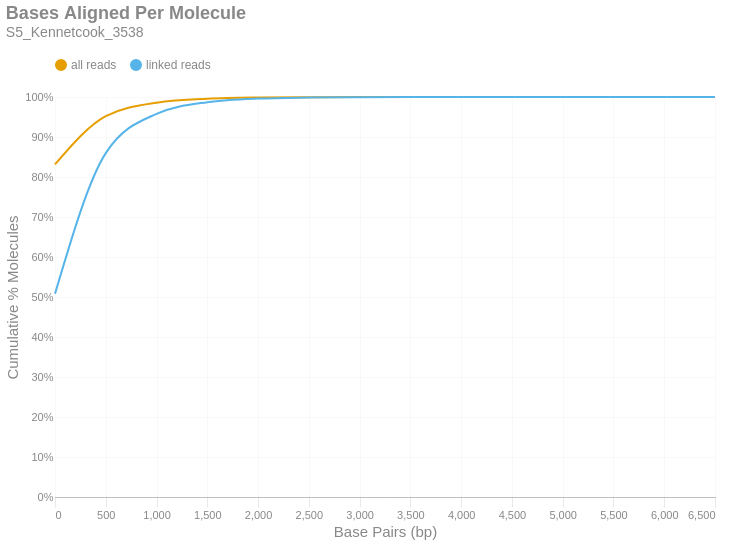

The code cell stored with this chart in its notebook:
### Markdown cell above
### Bases Aligned Per Molecule
This is a cumulative frequency distribution showing the number of base pairs aligned per unique molecule. These data are shown in 500 bp bins. There are two distributions: one with `all reads` (yellow) and another with only `linked reads` (blue). The percent of molecules in the `linked reads` distribution is relative to the total number of linked molecules.

### Code cell
if SKIPLR:
    print_html(f"Skipped")
else:
    binned_df = consolidated_hist(valids['aligned_bp'], mask, 500, True)
    with SafeRender(binned_df):
        (
            density_plot(binned_df, 'Bases Aligned Per Molecule', samplename, 'basesper')
            .encode(
                x=alt.X('bin:Q', title="Base Pairs (bp)").axis(tickMinStep=500).scale(padding=0),
                y=alt.Y('value:Q', title='Cumulative % Molecules')
                    .axis(format='%')
                    .scale(domain = [0,1])
                    .stack(False),
                color=alt.Color("key:N").scale(domain = ["all reads", "linked reads"]),
                tooltip = [
                    alt.Tooltip("key:N", title = "Data Type"),
                    alt.Tooltip("range_label:N", title="Bases Aligned Per Molecule"),
                    alt.Tooltip("value:Q", format = ".2%", title="% Molecules (Cum.)")
                ]
            )
        ).display()

### Figure 1 — Vega-Lite specification as saved in the notebook (floating-point values rounded to 4 significant figures)
{"width": "container", "height": 400, "config": {"title": {"anchor": "start", "dy": -15, "fontSize": 18, "color": "#888888", "subtitleColor": "#888888", "subtitleFontSize": 14}, "arc": {"fill": "#0072B2"}, "axis": {"domainColor": "#888888", "domainWidth": 0.5, "gridWidth": 0.2, "grid": false, "titleFontWeight": 400, "titleFontSize": 15, "labelFontSize": 11, "labelColor": "#888888", "tickColor": "#888888", "tickWidth": 0.2, "titleColor": "#888888"}, "axisBand": {"grid": false}, "axisX": {"grid": true, "tickSize": 10, "domainCap": "round"}, "axisY": {"domain": false, "grid": true, "tickSize": 0, "domainCap": "round"}, "background": "transparent", "header": {"labelFontSize": 15, "labelColor": "#888888", "titleFontSize": 15, "titleFontWeight": 600, "titleColor": "#888888"}, "legend": {"labelFont": "sans-serif", "labelFontSize": 12, "labelColor": "#888888", "symbolSize": 100, "symbolType": "circle", "titleFontSize": 12, "titlePadding": 10, "titleColor": "#888888", "title": null, "orient": "top"}, "range": {"category": ["#E69F00", "#56B4E9", "#009E73", "#F0E442", "#0072B2", "#D55E00", "#CC79A7", "#000000"], "diverging": ["#cfe8f3", "#a2d4ec", "#73bfe2", "#46abdb", "#1696d2", "#12719e"]}, "area": {"fill": "#0072B2", "fillOpacity": 0.7, "line": true, "strokeOpacity": 0.7}, "line": {"color": "#0072B2", "stroke": "#0072B2", "strokeWidth": 2}, "trail": {"color": "#0072B2", "stroke": "#0072B2", "strokeWidth": 0, "size": 1}, "point": {"filled": true, "fillOpacity": 1.0, "size": 95}, "text": {"color": "#888888", "fontSize": 11, "align": "right", "fontWeight": 400, "size": 11}, "bar": {"fill": "#0072B2", "stroke": null}, "view": {"stroke": null, "continuousWidth": 660, "continuousHeight": 400}}, "data": {"name": "data-aa8b31ddd7ccae6376b2ca6bdd63745a"}, "mark": {"type": "line", "interpolate": "monotone", "point": {"opacity": 0, "size": 275}}, "encoding": {"color": {"field": "key", "scale": {"domain": ["all reads", "linked reads"]}, "type": "nominal"}, "tooltip": [{"field": "key", "title": "Data Type", "type": "nominal"}, {"field": "range_label", "title": "Bases Aligned Per Molecule", "type": "nominal"}, {"field": "value", "format": ".2%", "title": "% Molecules (Cum.)", "type": "quantitative"}], "x": {"axis": {"tickMinStep": 500}, "field": "bin", "scale": {"padding": 0}, "title": "Base Pairs (bp)", "type": "quantitative"}, "y": {"axis": {"format": "%"}, "field": "value", "scale": {"domain": [0, 1]}, "stack": false, "title": "Cumulative % Molecules", "type": "quantitative"}}, "params": [{"name": "param_c36ac31b6afebe62", "select": {"type": "point", "fields": ["key"]}, "bind": "legend"}], "title": {"text": "Bases Aligned Per Molecule", "subtitle": "S5_Kennetcook_3538"}, "transform": [{"fold": ["all reads (cumsum)", "linked reads (cumsum)"]}, {"calculate": "replace(datum.key, ' (cumsum)', '')", "as": "key"}, {"filter": {"param": "param_c36ac31b6afebe62"}}], "usermeta": {"embedOptions": {"downloadFileName": "S5_Kennetcook_3538.basesper"}}, "$schema": "https://vega.github.io/schema/vega-lite/v6.1.0.json", "datasets": {"data-aa8b31ddd7ccae6376b2ca6bdd63745a": [{"bin": "0.0", "interval": "0.0-500.0", "all reads": 0.8313, "linked reads": 0.508, "all reads (cumsum)": 0.8313, "linked reads (cumsum)": 0.508, "range_label": "0-499"}, {"bin": "500.0", "interval": "500.0-1000.0", "all reads": 0.1207, "linked reads": 0.3517, "all reads (cumsum)": 0.952, "linked reads (cumsum)": 0.8597, "range_label": "500-999"}, {"bin": "1000.0", "interval": "1000.0-1500.0", "all reads": 0.03357, "linked reads": 0.09822, "all reads (cumsum)": 0.9856, "linked reads (cumsum)": 0.9579, "range_label": "1000-1499"}, {"bin": "1500.0", "interval": "1500.0-2000.0", "all reads": 0.009968, "linked reads": 0.02917, "all reads (cumsum)": 0.9956, "linked reads (cumsum)": 0.9871, "range_label": "1500-1999"}, {"bin": "2000.0", "interval": "2000.0-2500.0", "all reads": 0.003083, "linked reads": 0.009021, "all reads (cumsum)": 0.9987, "linked reads (cumsum)": 0.9961, "range_label": "2000-2499"}, {"bin": "2500.0", "interval": "2500.0-3000.0", "all reads": 0.000873, "linked reads": 0.002555, "all reads (cumsum)": 0.9995, "linked reads (cumsum)": 0.9987, "range_label": "2500-2999"}, {"bin": "3000.0", "interval": "3000.0-3500.0", "all reads": 0.0002955, "linked reads": 0.0008647, "all reads (cumsum)": 0.9998, "linked reads (cumsum)": 0.9995, "range_label": "3000-3499"}, {"bin": "3500.0", "interval": "3500.0-4000.0", "all reads": 0.000106, "linked reads": 0.0003104, "all reads (cumsum)": 0.9999, "linked reads (cumsum)": 0.9998, "range_label": "3500-3999"}, {"bin": "4000.0", "interval": "4000.0-4500.0", "all reads": 3.586e-05, "linked reads": 0.000105, "all reads (cumsum)": 1.0, "linked reads (cumsum)": 0.9999, "range_label": "4000-4499"}, {"bin": "4500.0", "interval": "4500.0-5000.0", "all reads": 1.232e-05, "linked reads": 3.606e-05, "all reads (cumsum)": 1.0, "linked reads (cumsum)": 1.0, "range_label": "4500-4999"}, {"bin": "5000.0", "interval": "5000.0-5500.0", "all reads": 5.28e-06, "linked reads": 1.545e-05, "all reads (cumsum)": 1.0, "linked reads (cumsum)": 1.0, "range_label": "5000-5499"}, {"bin": "5500.0", "interval": "5500.0-6000.0", "all reads": 2.86e-06, "linked reads": 8.37e-06, "all reads (cumsum)": 1.0, "linked reads (cumsum)": 1.0, "range_label": "5500-5999"}, {"bin": "6000.0", "interval": "6000.0-6500.0", "all reads": 1.1e-06, "linked reads": 3.219e-06, "all reads (cumsum)": 1.0, "linked reads (cumsum)": 1.0, "range_label": "6000-6499"}, {"bin": "6500.0", "interval": "6500.0-7000.0", "all reads": 4.4e-07, "linked reads": 1.288e-06, "all reads (cumsum)": 1.0, "linked reads (cumsum)": 1.0, "range_label": "6500-6999"}]}}
